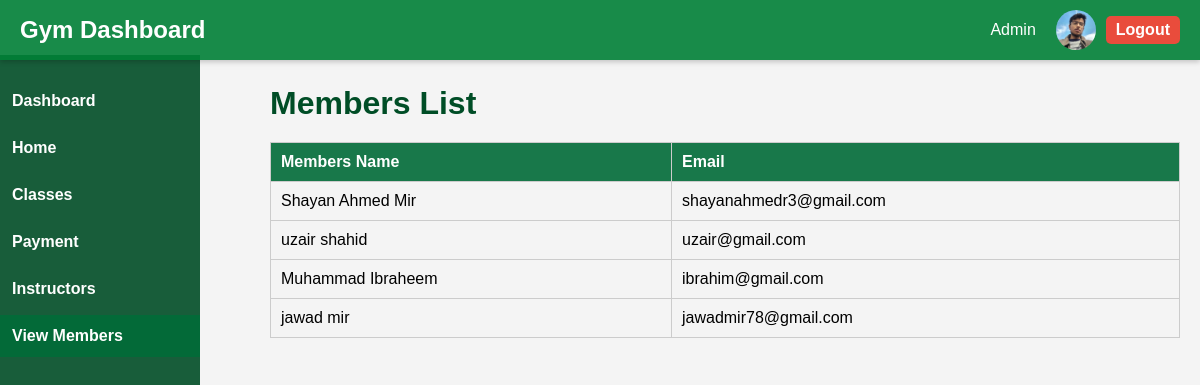
The page /member.php on the database its author committed.
### tables this page shows
CREATE TABLE `members` (
  `memberID` int(11) NOT NULL,
  `Name` varchar(255) NOT NULL,
  `Email` varchar(255) NOT NULL,
  `password` varchar(255) NOT NULL,
  `join_date` date DEFAULT NULL
);

### member.php (the view, shortened to what this page needs)
<?php
$servername = "localhost";
$username = "root";
$password = "";
$dbname = "gym_membership";
$conn = new mysqli($servername, $username, $password, $dbname);
$sql = "SELECT * FROM members";
$result = $conn->query($sql);
?>
<!DOCTYPE html>
<html lang="en">
<head>
</head>
<body>
    <header>
        <div class="brand">Gym Dashboard</div>
        <div class="profile">
            <p>Admin</p>
            <img src="uni.jpeg" alt="Profile Picture">
            <a href="member.php?action=logout" class="logout">Logout</a>
        </div>
    </header>
    <div class="sidebar">
        <a href="dashboard.php">Dashboard</a>
        <a href="index.php">Home</a>
        <a href="gym_classes.php">Classes</a>
        <a href="monthly_fee.php">Payment</a>
        <a href="instructors.php">Instructors</a>
        <a href="member.php" class="active">View Members</a>
    </div>
    <div class="dashboard">
        <h2>Members List</h2>
        <table>
            <thead>
                <tr>
                    <th>Members Name</th>
                    <th>Email</th>
                </tr>
            </thead>
            <tbody>
                <?php
                if ($result->num_rows > 0) {
                    while ($row = $result->fetch_assoc()) {
                        echo "<tr>";
                        echo "<td>" . htmlspecialchars($row['Name']) . "</td>";
                        echo "<td>" . htmlspecialchars($row['Email']) . "</td>";
                        echo "</tr>";
                    }
                } else {
                    echo "<tr><td colspan='5'>No members found</td></tr>";
                }
                ?>
            </tbody>
        </table>
</body>
</html>

### member.php (style rules this page uses)
* { margin: 0; padding: 0; box-sizing: border-box; }
body { font-family: Arial, sans-serif; background-color: #f4f4f4; }
header { background-color: rgba(0, 128, 55, 0.9); color: #ffffff; padding: 10px 20px; display: flex; justify-content: space-between; align-items: center; position: fixed; top: 0; width: 100%; z-index: 1000; box-shadow: 0 2px 5px rgba(0, 0, 0, 0.2); }
header .brand { font-size: 24px; font-weight: bold; }
.profile { display: flex; align-items: center; gap: 10px; }
.profile p { margin-right: 10px; }
.profile img { width: 40px; height: 40px; border-radius: 50%; }
.logout { background-color: rgba(255, 69, 58, 0.9); color: white; text-decoration: none; padding: 5px 10px; border-radius: 5px; font-weight: bold; transition: background 0.3s ease; }
.sidebar { width: 200px; height: 100vh; background-color: rgba(0, 77, 38, 0.9); position: fixed; top: 55px; left: 0; padding-top: 25px; color: #ffffff; }
.sidebar a { display: block; padding: 12px; text-decoration: none; color: #ffffff; font-weight: bold; margin-bottom: 5px; transition: background 0.3s ease; }
.sidebar .active { background-color: rgba(0, 107, 56, 0.9); }
.dashboard { margin-left: 250px; padding: 20px; margin-top: 65px; }
h2 { font-size: 2em; margin-bottom: 20px; color: #004d26; }
table { width: 100%; border-collapse: collapse; margin-top: 20px; }
table th, table td { border: 1px solid #ccc; padding: 10px; text-align: left; }
table th { background-color: rgba(0, 107, 56, 0.9); color: white; }

### rows shown on the page
members: Name "Shayan Ahmed Mir", Email "shayanahmedr3@gmail.com"
members: Name "uzair shahid", Email "uzair@gmail.com"
members: Name "Muhammad Ibraheem", Email "ibrahim@gmail.com"
members: Name "jawad mir", Email "jawadmir78@gmail.com"
